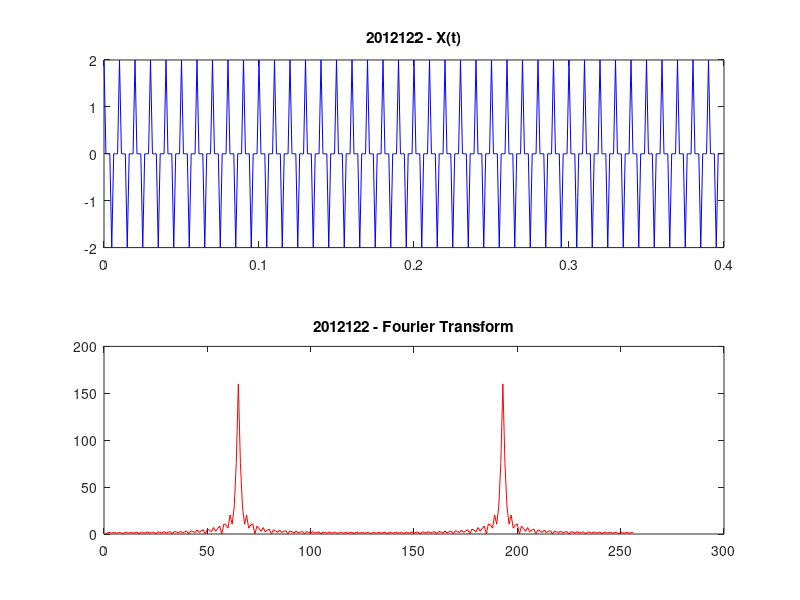

Reproduce this figure in MATLAB.
F=800; %Sampling Frequency
Ts=1/F; %Sampling Period
dt=0 : Ts : 0.4-Ts; %Signal Duration

x=cos(2*pi*100*dt) + cos(2*pi*500*dt);
subplot(2, 1, 1);
plot(dt, x, 'b');
title('2012122 - X(t)');

nfft=length(x); %length of time domain signal
nfft2=2^nextpow2(nfft); %length of signal in power of 2
ff=fft(x, nfft2);
fff=ff(1:nfft2/2);
subplot(2, 1, 2);
plot(abs(fff), 'r');
title('2012122 - Fourier Transform');

print ('Exp5_1a','-dpdf','-fillpage');
